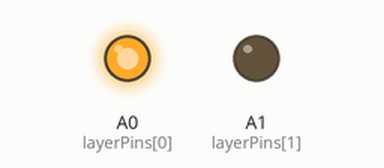
Recording of a sketch running on a simulated Arduino Uno, built with avr-gcc and run on an emulated ATmega328P. On the bench: output pins drawn as LEDs (lit = HIGH). Pins used as bus, display or sensor lines are not drawn.

Above: at 1.0 s.
At 3.0 s:
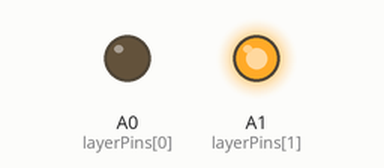
Timing chart, 0 to 5.2 s (numbered marks = the images above):
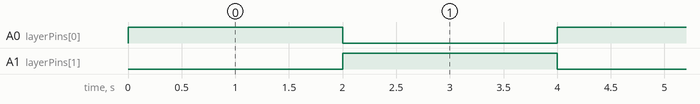

The sketch:

LedCube.ino
```cpp
int d = 75;
int d1 = 100;
int layerPins[] = {A0, A1};
int columnPins[] = {2, 3, 4, 5};
int numLayers = sizeof(layerPins) / sizeof(layerPins[0]);

void setup() {
  for (int i = 0; i < numLayers; i++) {
    pinMode(layerPins[i], OUTPUT);
  }
  for (int i = 0; i < sizeof(columnPins) / sizeof(columnPins[0]); i++) {
    pinMode(columnPins[i], OUTPUT);
  }
}

void displayAllCombinations(int numLayers, int delayTime) {
  for (int layer = 0; layer < numLayers; layer++) {
    for (int col1 = 0; col1 < 1; col1++) {
      for (int col2 = 0; col2 < 4; col2++) {
        for (int i = 0; i < numLayers; i++) {
          digitalWrite(layerPins[i], layer == i ? HIGH : LOW);
        }
        digitalWrite(columnPins[0], col1 == 0 ? HIGH : LOW);
        digitalWrite(columnPins[1], col1 == 1 ? HIGH : LOW);
        digitalWrite(columnPins[2], col1 == 2 ? HIGH : LOW);
        digitalWrite(columnPins[3], col1 == 3 ? HIGH : LOW);
        digitalWrite(columnPins[0], col2 == 0 ? HIGH : LOW);
        digitalWrite(columnPins[1], col2 == 1 ? HIGH : LOW);
        digitalWrite(columnPins[2], col2 == 2 ? HIGH : LOW);
        digitalWrite(columnPins[3], col2 == 3 ? HIGH : LOW);
        delay(delayTime);
      }
    }
  }
}

void loop() {
  displayAllCombinations(numLayers, 500); // Отображаем все комбинации с задержкой 500 миллисекунд
}
```

Measured:
- by itself, A0 (layerPins[0]), A1 (layerPins[1]): alternates HIGH for 2.0 s and LOW for 2.0 s
